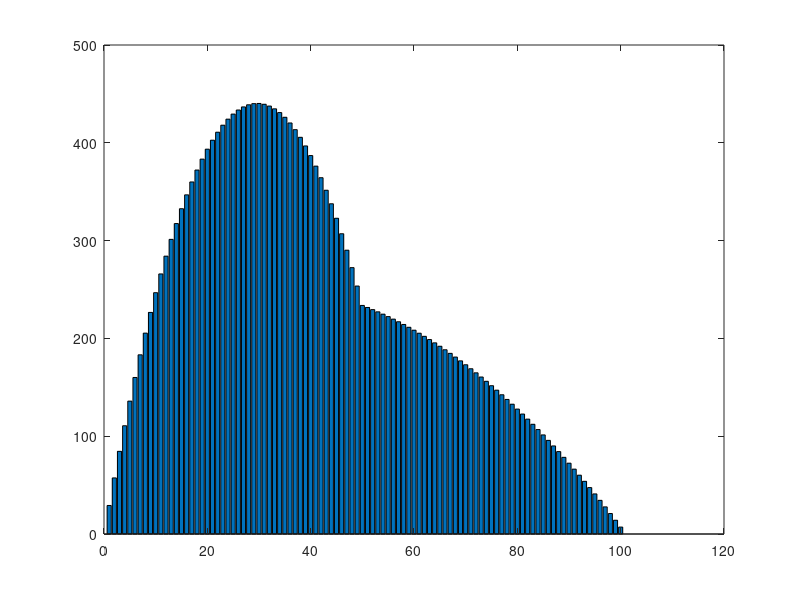

MATLAB code to generate this figure:

% erase all previous variables
clear all
% close all previous figures and open files
close all
%
N = 100; % number of masses
%
% number of springs
%
% M = N; % free end
M = N+1; % spring at the end
%
% first create the matrix, giving it a proper size
%
A = zeros(M,N);
%
% fill in the diagonal
%
for i=1:N
  A(i,i) = 1;
end
%
% fill in the subdiagonal
%
for i=2:M
  A(i,i-1) = -1;
end
%
% check that the matrix A is correct
% >> l_03_17_0
% >> A
%
% define matrix C
%
C = eye(M,M);
% fill in the last half of the diagonal with a different c;
%
for i=round(M/2):M
  C(i,i) = 10;
end
%
% check that the matrix C is correct
% >> l_03_17_0
% >> C
%
% create matrix K
%
K = A' * C * A;
% >> check matrix K
% >> pretty(K)
%
% syms c1 c2 c3 c4 c5 c6 real
% C = diag ([c1 c2 c3 c4 c5 c6]);
%
% create force vector
%
f = ones(N,1);
%
% solve the system
%
u = K\f;
%
% draw the solution
%
bar(u);
% 
% notice that the result are parabola arcs, connected C^0
